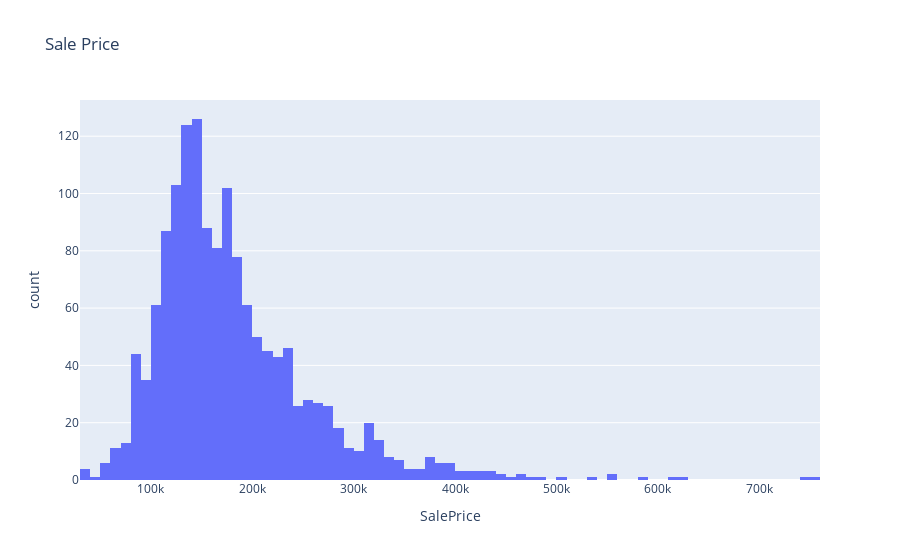

The code cell stored with this chart in its notebook:
### Markdown cell above
Since you're asked to analyze sale prices, first let's see if the sale prices (column `SalePrice`) has a normal distribution. This is important because normally distributed data can be better represented with mathematical models.

#### In the cell below, use the propriate graph to visualize the shape of distribution of the sale prices. Then explain what you find from the graph about data distribution.

### Code cell
# your code here

import plotly.express as px

fig = px.histogram(df_drop2, x="SalePrice", title='Sale Price')
fig.show()

### Figure 1 — Plotly figure (JSON) as saved in the notebook; plotly's stock layout.template omitted (floating-point values rounded to 4 significant figures; data arrays with more than 128 entries replaced by an {"elided": "..."} marker saying what was removed)
{"data": [{"alignmentgroup": "True", "bingroup": "x", "hovertemplate": "SalePrice=%{x}<br>count=%{y}<extra></extra>", "legendgroup": "", "marker": {"color": "#636efa"}, "name": "", "offsetgroup": "", "orientation": "v", "showlegend": false, "type": "histogram", "x": {"elided": "1460 int values"}, "xaxis": "x", "yaxis": "y"}], "layout": {"barmode": "relative", "legend": {"tracegroupgap": 0}, "title": {"text": "Sale Price"}, "xaxis": {"anchor": "y", "domain": [0, 1], "title": {"text": "SalePrice"}}, "yaxis": {"anchor": "x", "domain": [0, 1], "title": {"text": "count"}}}}
